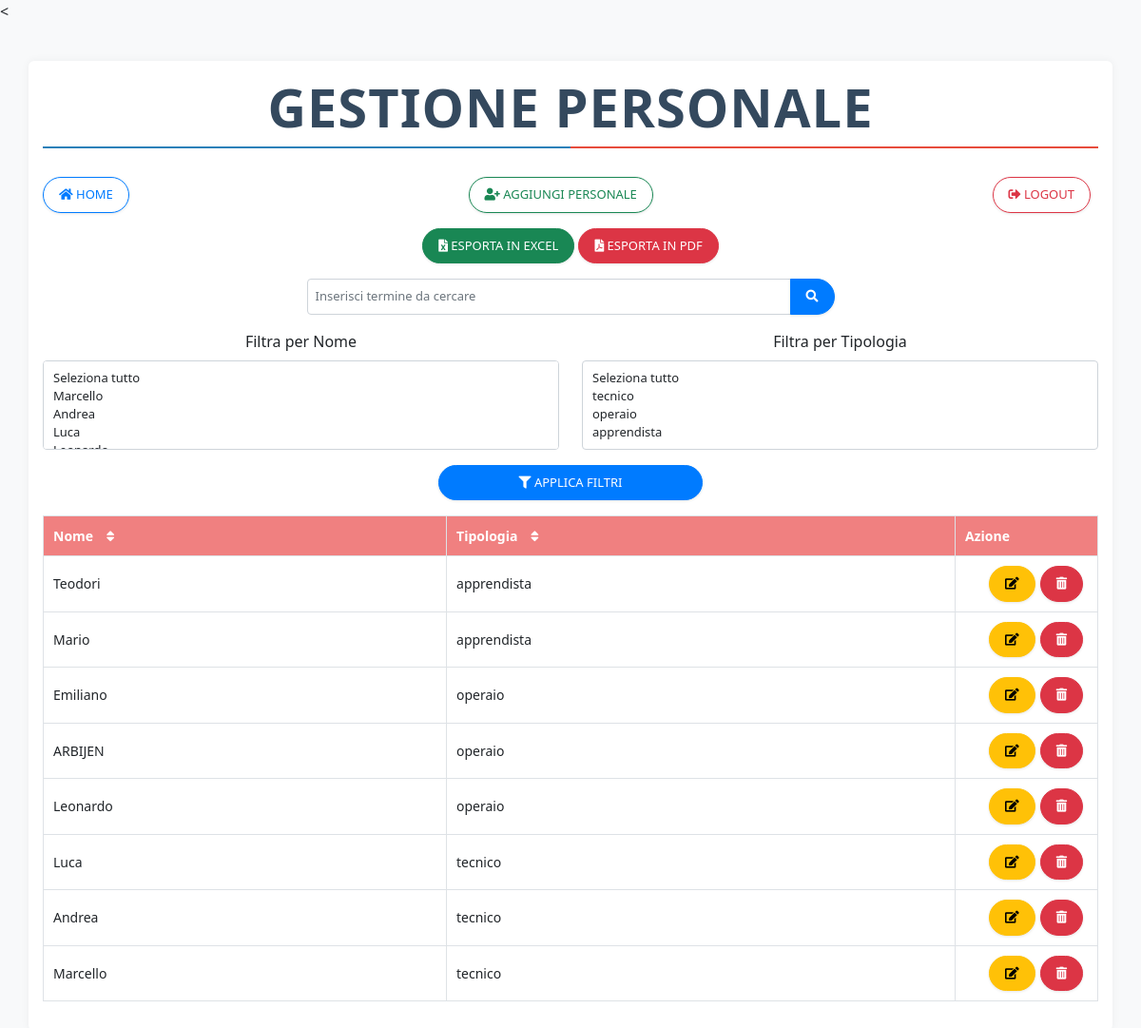
The page /php/personale.php (signed in) on the database its author committed.
### tables this page shows
CREATE TABLE `personale` (
  `idpersonale` int(11) NOT NULL,
  `idcommessa` int(11) DEFAULT NULL,
  `idtipologia` int(11) DEFAULT NULL,
  `nome` varchar(255) DEFAULT NULL
);

CREATE TABLE `tipologiepersonale` (
  `idtipologia` int(11) NOT NULL,
  `tipologia` varchar(255) DEFAULT NULL,
  `paga` double DEFAULT NULL
);

### php/personale.php (the view, shortened to what this page needs)
<?php
include_once("connection.php");
$nameQuery = "SELECT DISTINCT nome FROM personale";
$nameResult = mysqli_query($mysqli, $nameQuery);
$tipologiaQuery = "SELECT DISTINCT p.idtipologia, t.tipologia FROM personale p
                   JOIN tipologiepersonale t ON p.idtipologia = t.idtipologia";
$tipologiaResult = mysqli_query($mysqli, $tipologiaQuery);
$query = "SELECT p.*, t.tipologia FROM personale p
          JOIN tipologiepersonale t ON p.idtipologia = t.idtipologia";
$query .= " ORDER BY p.idpersonale DESC";
$result = mysqli_query($mysqli, $query);
?>
<!DOCTYPE html>
<html lang="en">
<<head>
    <link href="https://cdn.jsdelivr.net/npm/bootstrap@5.3.0-alpha1/dist/css/bootstrap.min.css" rel="stylesheet">
    <link rel="stylesheet" href="https://cdnjs.cloudflare.com/ajax/libs/font-awesome/5.15.4/css/all.min.css">
    <link rel="stylesheet" href="style.css">
</head>
<body id="gestione-personale">
    <div class="container">
	<h1 class="text-center display-4 mb-4">Gestione Personale</h1>
        <div class="d-flex justify-content-between mb-3">
            <a href="index.php" class="btn btn-outline-light"><i class="fas fa-home"></i> Home</a>
            <button class="btn btn-outline-success" data-bs-toggle="modal" data-bs-target="#addModal"><i class="fas fa-user-plus"></i> Aggiungi Personale</button>
            <a href="logout.php" class="btn btn-outline-danger"><i class="fas fa-sign-out-alt"></i> Logout</a>
        </div>
		<?php
		$queryString = $_SERVER['QUERY_STRING'];
		?>
		<div class="mb-3 text-center">
			<a href="javascript:void(0)" class="btn btn-success" onclick="exportToExcel('<?php echo $queryString; ?>')"><i class="fas fa-file-excel"></i> Esporta in Excel</a>
			<a href="javascript:void(0)" class="btn btn-danger" onclick="exportToPDF('<?php echo $queryString; ?>')"><i class="fas fa-file-pdf"></i> Esporta in PDF</a>
		</div>
        <form action="personale.php" method="GET" class="mb-3 text-center">
            <div class="input-group w-50 mx-auto">
                <input type="text" name="search" class="form-control" id="search" placeholder="Inserisci termine da cercare">
                <button type="submit" class="btn btn-primary"><i class="fas fa-search"></i></button>
            </div>
        </form>
		<form id="filterForm" action="personale.php" method="GET" class="mb-3">
			<div class="row">
				<div class="col-md-4">
					<label for="nome" class="form-label">Filtra per Nome</label>
					<select name="nome[]" class="form-select" multiple id="nomeSelect">
						<option value="" data-select-all>Seleziona tutto</option>
						<?php while ($nameRow = mysqli_fetch_assoc($nameResult)) { ?>
							<option value="<?php echo htmlspecialchars($nameRow['nome']); ?>">
							</option>
						<?php } ?>
					</select>
				</div>
				<div class="col-md-4">
					<label for="idtipologia" class="form-label">Filtra per Tipologia</label>
					<select name="idtipologia[]" class="form-select" multiple id="tipologiaSelect">
						<option value="" data-select-all>Seleziona tutto</option>
						<?php while ($tipologiaRow = mysqli_fetch_assoc($tipologiaResult)) { ?>
							<option value="<?php echo htmlspecialchars($tipologiaRow['idtipologia']); ?>">
							</option>
						<?php } ?>
					</select>
				</div>
			</div>
			<button type="submit" class="btn btn-primary mt-3"><i class="fas fa-filter"></i> Applica Filtri</button>
		</form>
        <table class="table table-hover table-bordered">
            <thead>
		    <tr>
			<th onclick="sortTable(0, this)">Nome <span class="sort-icon"><i class="fas fa-sort"></i></span></th>
			<th onclick="sortTable(1, this)">Tipologia <span class="sort-icon"><i class="fas fa-sort"></i></span></th>
			<th>Azione</th>
		    </tr>
	    </thead>
            <tbody>
                <?php while ($row = mysqli_fetch_assoc($result)) { ?>
                    <tr>
                        <td><?php echo htmlspecialchars($row['nome']); ?></td>
                        <td><?php echo htmlspecialchars($row['tipologia']); ?></td>
                        <td class="action-column">
							<div class="d-flex justify-content-end">
                            <button class="btn btn-edit btn-warning" data-bs-toggle="modal" data-bs-target="#editModal<?php echo $row['idpersonale']; ?>"><i class="fas fa-edit"></i></button>
                            <a href="personale.php?delete_id=<?php echo $row['idpersonale']; ?>" class="btn btn-delete btn-danger" onclick="return confirm('Sei sicuro di voler eliminare questo personale?');"><i class="fas fa-trash-alt"></i></a>
                        </td>
                    </tr>
                <?php } ?>
            </tbody>
        </table>
    </div>
</body>
</html>

### php/style.css (style rules this page uses)
body { background-color: #f8f9fa; color: #212529; }
h1.text-center.display-4 { position: relative; font-weight: bold !important; color: #34495e !important; text-transform: uppercase !important; letter-spacing: 1px !important; margin-bottom: 30px !important; padding-bottom: 10px !important; background: none !important; overflow: hidden; }
h1.text-center.display-4::before, h1.text-center.display-4::after { content: ''; position: absolute; height: 2px; width: 50%; bottom: 0; background-color: #2980b9; transition: all 0.4s ease; z-index: 1; }
h1.text-center.display-4::before { left: 0; background-color: #2980b9; }
h1.text-center.display-4::after { right: 0; background-color: #e74c3c; }
h1.text-center.display-4::before, h1.text-center.display-4::after { animation: move-bar 2s ease infinite alternate; }
.container { margin-top: 40px; padding: 15px; background-color: #ffffff; border-radius: 6px; box-shadow: 0 0 10px rgba(0, 0, 0, 0.05); }
.table { background-color: #ffffff; border: 1px solid #dee2e6; border-radius: 4px; width: 100%; table-layout: auto; }
.table th, .table td { vertical-align: middle; color: #212529; padding: 8px; font-size: 13px; }
.table thead th { background-color: #f08080; color: #ffffff; text-align: left; font-weight: bold; }
.btn { border-radius: 20px; padding: 8px 16px; font-size: 13px; font-weight: 500; text-transform: uppercase; box-shadow: 0 1px 3px rgba(0, 0, 0, 0.1); }
.btn-primary { background-color: #007bff; border-color: #007bff; color: #fff; }
.btn-outline-light { border-color: #007bff; color: #007bff; }
.form-control, .form-select { background-color: #ffffff; color: #212529; border: 1px solid #ced4da; padding: 8px; font-size: 13px; border-radius: 4px; }
.form-label { display: block; text-align: center; }
.form-control::placeholder { color: #6c757d; }
.row > .col-md-4 { flex: 1; }
.d-flex .btn { margin-right: 8px; padding: 8px 16px; font-size: 13px; border-radius: 20px; }
.action-column { width: 150px; text-align: right; }
.action-column .btn { margin-right: 5px; }
.sort-icon { margin-left: 10px; cursor: pointer; }
#gestione-personale .table th, #gestione-personale .table td { padding: 10px; font-size: 14px; }
#gestione-personale #nomeSelect, #gestione-personale #tipologiaSelect { width: 100%; }
#gestione-personale #filterForm .btn-primary { display: block; margin: 0 auto; width: 25%; }

### rows shown on the page
personale: nome "Teodori", idtipologia.tipologia "apprendista"
personale: nome "Mario", idtipologia.tipologia "apprendista"
personale: nome "Emiliano", idtipologia.tipologia "operaio"
personale: nome "ARBIJEN", idtipologia.tipologia "operaio"
personale: nome "Leonardo", idtipologia.tipologia "operaio"
personale: nome "Luca", idtipologia.tipologia "tecnico"
personale: nome "Andrea", idtipologia.tipologia "tecnico"
personale: nome "Marcello", idtipologia.tipologia "tecnico"
